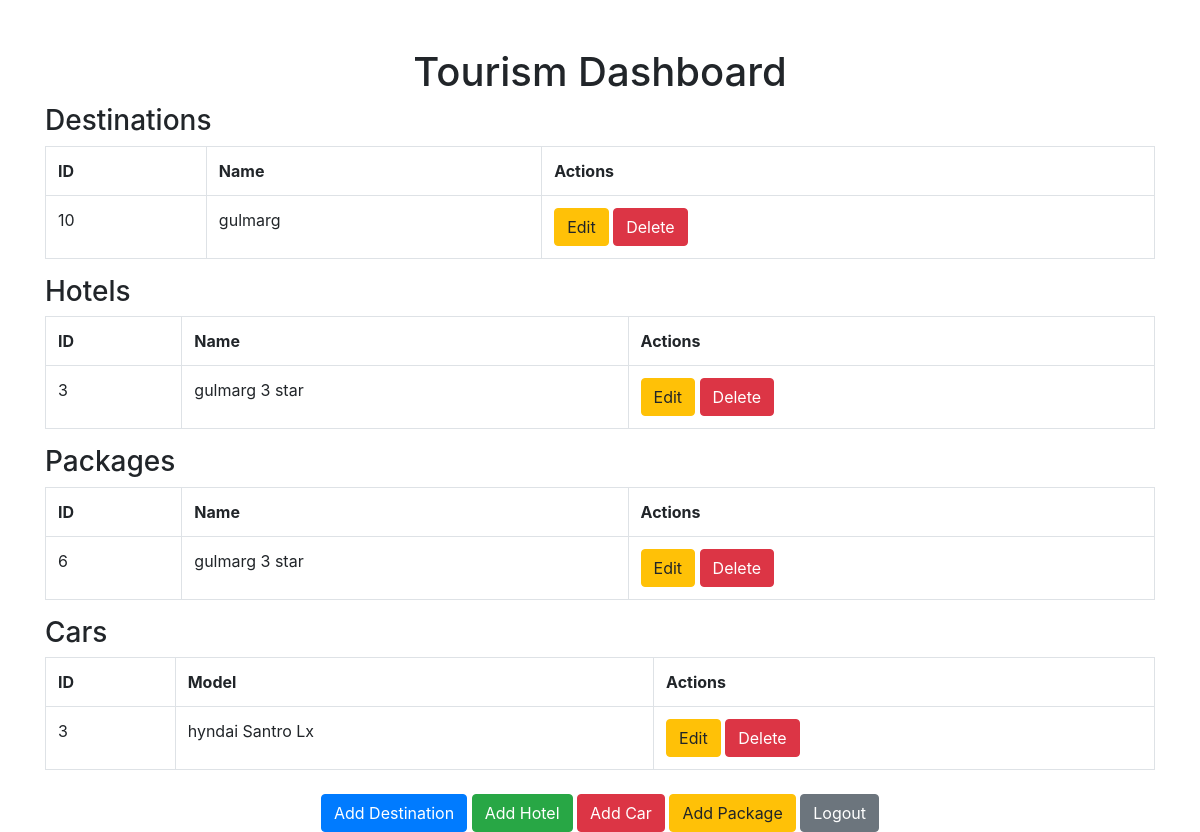
Page /admin/dashboard_old.php (signed in) on the committed database.
### tables this page shows
CREATE TABLE `destinations` (
  `id` int(11) NOT NULL,
  `name` varchar(255) NOT NULL,
  `description` text DEFAULT NULL,
  `image` varchar(255) DEFAULT NULL
);

CREATE TABLE `hotels` (
  `id` int(11) NOT NULL,
  `name` varchar(255) NOT NULL,
  `location` varchar(255) DEFAULT NULL,
  `description` text DEFAULT NULL,
  `price` decimal(10,2) NOT NULL,
  `status` enum('occupied','available') DEFAULT 'available',
  `image` varchar(255) DEFAULT NULL,
  `destination_id` int(11) DEFAULT NULL
);

CREATE TABLE `packages` (
  `id` int(11) NOT NULL,
  `name` varchar(255) NOT NULL,
  `description` text DEFAULT NULL,
  `duration` varchar(50) DEFAULT NULL,
  `price` decimal(10,2) DEFAULT NULL,
  `destination_id` int(11) DEFAULT NULL,
  `image` varchar(255) DEFAULT NULL,
  `is_trending` tinyint(1) NOT NULL DEFAULT 0,
  `is_featured` tinyint(1) NOT NULL DEFAULT 0,
  `rating` decimal(3,1) NOT NULL DEFAULT 5.0,
  `is_honeymoon` tinyint(1) NOT NULL DEFAULT 0,
  `is_adventure` tinyint(1) NOT NULL DEFAULT 0,
  `is_premium` tinyint(1) NOT NULL DEFAULT 0,
  `is_budget` tinyint(1) NOT NULL DEFAULT 0,
  `reviews` decimal(5,0) NOT NULL DEFAULT 0
);

CREATE TABLE `cars` (
  `id` int(11) NOT NULL,
  `model` varchar(255) NOT NULL,
  `status` enum('available','occupied') DEFAULT 'available',
  `price` decimal(10,2) DEFAULT NULL,
  `image` varchar(255) DEFAULT NULL,
  `destination_id` int(11) DEFAULT NULL
);

### admin/dashboard_old.php (the view, shortened to what this page needs)
<?php
require 'db_connect.php';
try {
    $destinations = $pdo->query("SELECT * FROM destinations")->fetchAll();
    $hotels = $pdo->query("SELECT * FROM hotels")->fetchAll();
    $packages = $pdo->query("SELECT * FROM packages")->fetchAll();
    $cars = $pdo->query("SELECT * FROM cars")->fetchAll();
} catch (PDOException $e) {
    echo "Error: " . $e->getMessage();
}
?>
<!DOCTYPE html>
<html lang="en">
<head>
    <link href="https://maxcdn.bootstrapcdn.com/bootstrap/4.5.2/css/bootstrap.min.css" rel="stylesheet">
</head>
<body>
    <div class="container mt-5">
        <h1 class="text-center">Tourism Dashboard</h1>
        <h3>Destinations</h3>
        <table class="table table-bordered">
            <tr>
                <th>ID</th><th>Name</th><th>Actions</th>
            </tr>
            <?php foreach ($destinations as $destination): ?>
            <tr>
                <td><?= $destination['id'] ?></td>
                <td><?= htmlspecialchars($destination['name']) ?></td>
                <td>
                    <a href="edit_destination.php?id=<?= $destination['id'] ?>" class="btn btn-warning">Edit</a>
                    <a href="delete.php?type=destination&id=<?= $destination['id'] ?>" class="btn btn-danger" onclick="return confirm('Are you sure you want to delete this destination?');">Delete</a>
                </td>
            </tr>
            <?php endforeach; ?>
        </table>
        <h3>Hotels</h3>
        <table class="table table-bordered">
            <tr>
                <th>ID</th><th>Name</th><th>Actions</th>
            </tr>
            <?php foreach ($hotels as $hotel): ?>
            <tr>
                <td><?= $hotel['id'] ?></td>
                <td><?= htmlspecialchars($hotel['name']) ?></td>
                <td>
                    <a href="edit_hotel.php?id=<?= $hotel['id'] ?>" class="btn btn-warning">Edit</a>
                    <a href="delete.php?type=hotel&id=<?= $hotel['id'] ?>" class="btn btn-danger" onclick="return confirm('Are you sure you want to delete this hotel?');">Delete</a>
                </td>
            </tr>
            <?php endforeach; ?>
        </table>
        <h3>Packages</h3>
        <table class="table table-bordered">
            <tr>
                <th>ID</th><th>Name</th><th>Actions</th>
            </tr>
            <?php foreach ($packages as $package): ?>
            <tr>
                <td><?= $package['id'] ?></td>
                <td><?= htmlspecialchars($package['name']) ?></td>
                <td>
                    <a href="edit_package.php?id=<?= $package['id'] ?>" class="btn btn-warning">Edit</a>
                    <a href="delete.php?type=package&id=<?= $package['id'] ?>" class="btn btn-danger" onclick="return confirm('Are you sure you want to delete this package?');">Delete</a>
                </td>
            </tr>
            <?php endforeach; ?>
        </table>
        <h3>Cars</h3>
        <table class="table table-bordered">
            <tr>
                <th>ID</th><th>Model</th><th>Actions</th>
            </tr>
            <?php foreach ($cars as $car): ?>
            <tr>
                <td><?= $car['id'] ?></td>
                <td><?= htmlspecialchars($car['model']) ?></td>
                <td>
                    <a href="edit_car.php?id=<?= $car['id'] ?>" class="btn btn-warning">Edit</a>
                    <a href="delete.php?type=car&id=<?= $car['id'] ?>" class="btn btn-danger" onclick="return confirm('Are you sure you want to delete this car?');">Delete</a>
                </td>
            </tr>
            <?php endforeach; ?>
        </table>
        <div class="text-center mt-4">
            <a href="add_destination.php" class="btn btn-primary">Add Destination</a>
            <a href="add_hotel.php" class="btn btn-success">Add Hotel</a>
            <a href="add_car.php" class="btn btn-danger">Add Car</a>
            <a href="add_package.php" class="btn btn-warning">Add Package</a>
            <a href="logout.php" class="btn btn-secondary">Logout</a>
        </div>
    </div>
</body>
</html>

### rows in the picture
destinations: id "10", name "gulmarg"
hotels: id "3", name "gulmarg 3 star"
packages: id "6", name "gulmarg 3 star"
cars: id "3", model "hyndai Santro Lx"
